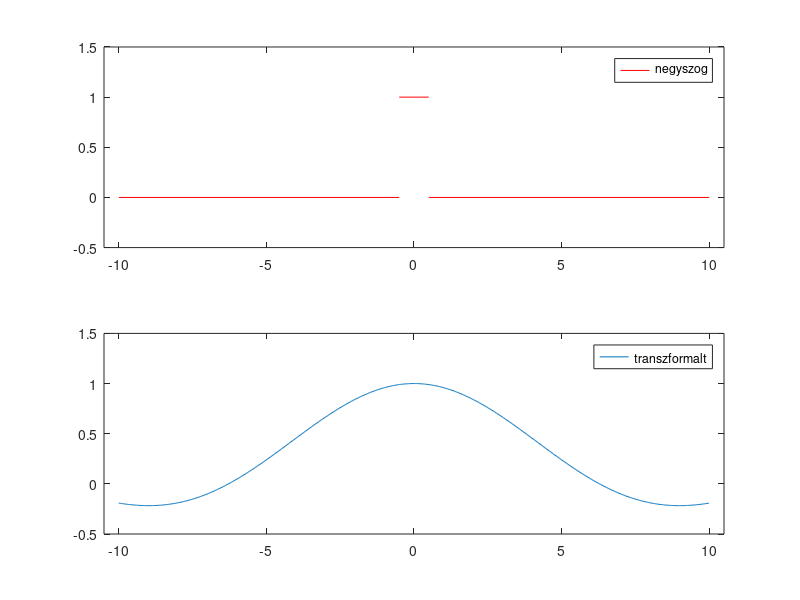

The MATLAB script that drew this image:
clf ;
L=-10;
U=10;
xx = L:0.0301:U ;


subplot(2,1,1)
plot([L, -0.5],[0,0],'r')
hold on
plot([-0.5, 0.5],[1,1],'r')
hold on
plot([0.5,U],[0,0],'r')
legend('negyszog')
axis([L-0.5, U+0.5 -0.5 1.5])


subplot(2,1,2)
F = @( w ) sin( 0.5 * w ) ./ ( 0.5 * w ) ;
plot( xx, F( xx ) ) ;
legend('transzformalt')
axis([L-0.5, U+0.5 -0.5 1.5])

% print('negyszog2','-dpdf') ;
